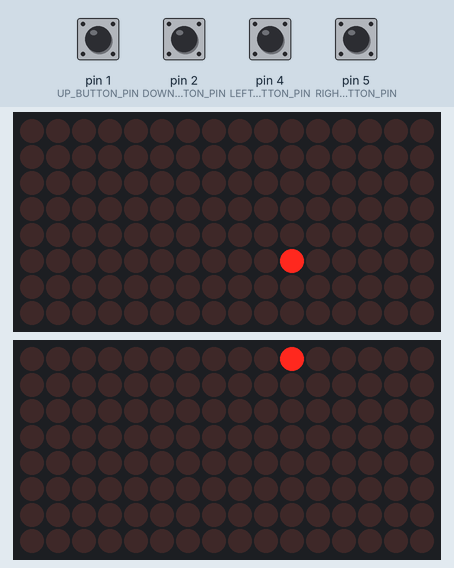
Simulated run of this sketch. Board: Arduino Uno, built with avr-gcc and run on an emulated ATmega328P. Shown: 2 × 16×8 LED matrix. The inputs (shaded band) are chosen by the test bench; at power-on: pin 1 (UP_BUTTON_PIN), pin 2 (DOWN_BUTTON_PIN), pin 4 (LEFT_BUTTON_PIN), pin 5 (RIGHT_BUTTON_PIN) HIGH. Random numbers use the default seed unless the sketch sets one.

Above: at 1.2 s.
1.3 s: pin 1 (UP_BUTTON_PIN) pulled LOW for 0.15 s
At 1.93 s:
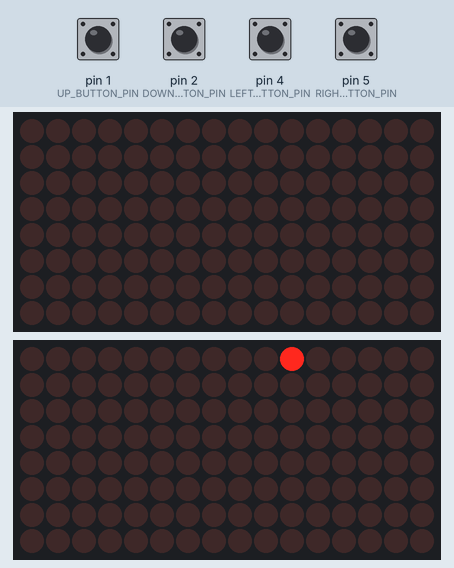
At 2.3 s:
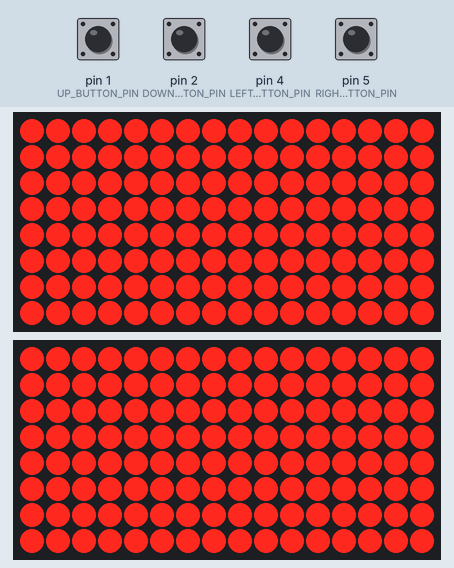
Timing chart, 0 to 4.3 s (numbered marks = the images above; inputs shaded):
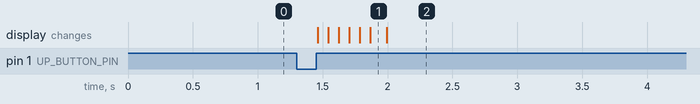

Measured:
- after the input at 1.3 s, the display: first changes after 0.16 s (image 1 shows a later state)

The sketch:

snake_game.ino
```cpp
#include <MD_MAX72xx.h>
#include <SPI.h>

#define HARDWARE_TYPE MD_MAX72XX::PAROLA_HW
#define MAX_DEVICES 2
#define DATA_IN_1 11
#define DATA_IN_2 12
#define CLK 13
#define CS 10
#define UP_BUTTON_PIN 1
#define DOWN_BUTTON_PIN 2
#define LEFT_BUTTON_PIN 4
#define RIGHT_BUTTON_PIN 5
#define UP 0
#define RIGHT 1
#define DOWN 2
#define LEFT 3
#define STOP 4

MD_MAX72XX mx_1 = MD_MAX72XX(HARDWARE_TYPE, DATA_IN_1, CLK, CS, MAX_DEVICES);
MD_MAX72XX mx_2 = MD_MAX72XX(HARDWARE_TYPE, DATA_IN_2, CLK, CS, MAX_DEVICES);

class SnakeGame {
private:
  int snakeX[256];
  int snakeY[256];
  int snakeLength;
  int seedX, seedY;
  int x, y;
  int prevX, prevY, prev2X, prev2Y;
  int direction;

public:
  SnakeGame() {
    // Initialize game state
    snakeLength = 1;
    x = 5;
    y = 5;
    seedX = random(15) + 1;
    seedY = random(15) + 1;
    direction = STOP;
  }

  void updateDirection(int newDirection) {
    if ((newDirection + 2) % 4 != direction) {
      // The new direction is valid (not opposite of the current direction)
      direction = newDirection;
    }
  }

  void drawGameOver(MD_MAX72XX &mx_1, MD_MAX72XX &mx_2) {
    // Turn on all LEDs to indicate game over
    mx_1.clear();
    mx_2.clear();
    for (int i = 0; i < 16; i++) {
      for (int j = 0; j < 16; j++) {
        mx_1.setPoint(i, j, 1);
        mx_2.setPoint(i, j, 1);
      }
    }
    mx_1.update();
    mx_2.update();
  }

  bool checkGameOver() {
    // Check if the snake has collided with itself
    for (int i = 1; i < snakeLength; i++) {
      if (snakeX[i] == snakeX[0] && snakeY[i] == snakeY[0]) {
        return true; // Game over
      }
    }

    // Check if the snake has collided with the boundaries of the game board
    if (snakeX[0] < 0 || snakeX[0] >= 16 || snakeY[0] < 0 || snakeY[0] >= 16) {
      return true; // Game over
    }

    return false; // Game is not over
  }

  void update() {
    prevX = snakeX[0];
    prevY = snakeY[0];
    snakeX[0] = x;
    snakeY[0] = y;
    // Update the snake's position based on the current direction
    for (int i = snakeLength - 1; i > 0; i--) {
      prev2X = snakeX[i];
      prev2Y = snakeY[i];
      snakeX[i] = prevX;
      snakeY[i] = prevY;
      prevX = prev2X;
      prevY = prev2Y;
    }

    switch (direction) {
      case UP:
        y--;
        break;
      case RIGHT:
        x++;
        break;
      case DOWN:
        y++;
        break;
      case LEFT:
        x--;
        break;
      default:
        break;
    }

    // Check if the snake has eaten the seed
    if (snakeX[0] == seedX && snakeY[0] == seedY) {
      // Increase the length of the snake and generate a new seed
      snakeLength++;
      seedX = random(15) + 1;
      seedY = random(15) + 1;
    }
  }

  void draw(MD_MAX72XX &mx_1, MD_MAX72XX &mx_2) {
    mx_1.clear();
    mx_2.clear();

    // Draw the snake
    for (int i = 0; i < snakeLength; i++) {
      if (snakeX[i] < 8) {
        mx_1.setPoint(snakeX[i], snakeY[i], 1);
      }
      else {
        mx_2.setPoint(snakeX[i] - 8, snakeY[i], 1);
      }
    }

    // Draw the seed
    if (seedX < 8) {
      mx_1.setPoint(seedX, seedY, 1);
    }
    else {
      mx_2.setPoint(seedX - 8, seedY, 1);
    }

    mx_1.update();
    mx_2.update();
  }
};

SnakeGame game;

void setup() {
  mx_1.begin();
  mx_2.begin();
  pinMode(UP_BUTTON_PIN, INPUT_PULLUP);
  pinMode(RIGHT_BUTTON_PIN, INPUT_PULLUP);
  pinMode(DOWN_BUTTON_PIN, INPUT_PULLUP);
  pinMode(LEFT_BUTTON_PIN, INPUT_PULLUP);
}

void loop() {
  if (game.checkGameOver()) {
    game.drawGameOver(mx_1, mx_2); // Turn on all LEDs to indicate game over
  } else {
    // Check for button presses and update the snake's direction
    if (digitalRead(UP_BUTTON_PIN) == LOW) {
      game.updateDirection(UP);
    } else if (digitalRead(RIGHT_BUTTON_PIN) == LOW) {
      game.updateDirection(RIGHT);
    } else if (digitalRead(DOWN_BUTTON_PIN) == LOW) {
      game.updateDirection(DOWN);
    } else if (digitalRead(LEFT_BUTTON_PIN) == LOW) {
      game.updateDirection(LEFT);
    }
    game.update();
    game.draw(mx_1, mx_2);
  }
  delay(80);
}
```
